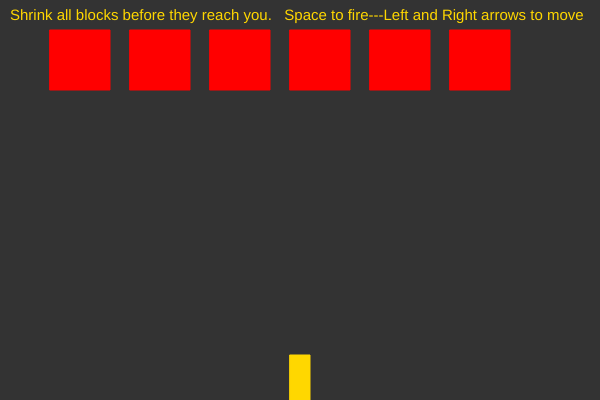
Frame 1 (no input)
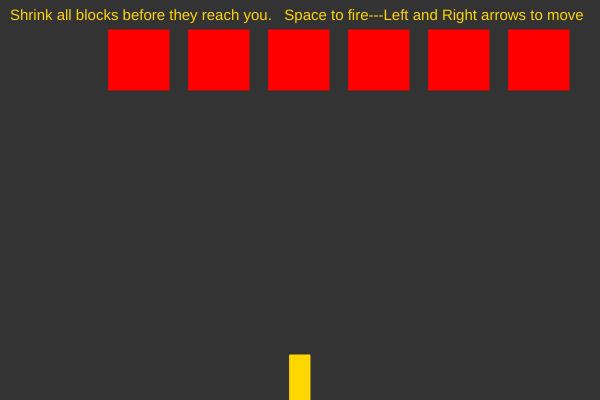
Frame 60 (no input)
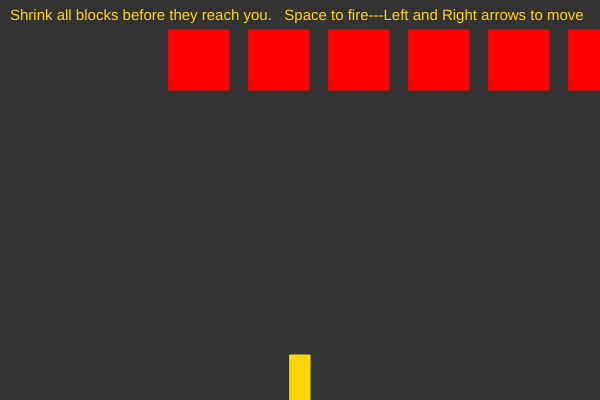
Frame 120 (the mouse pressed at the canvas centre since frame 60)

The p5.js sketch that drew these frames (run headless with seeded random() and noise() and a simulated clock; from frame 60 on, the mouse is pressed at the canvas centre):

// p5.js sketch
// ── sketch.js

//i tried by myself for hours and couldnt get anything to work so heres me following a tutorial by the coding train on youtube but changing colors and some stuff
var ship;
var flowers =[];
var drops = [];
function setup(){
    createCanvas(600,400);
    ship= new ship();
    //drops=new Drop(width/2, height/2);
    for(var i =0; i<6; i++){
    flowers[i]= new flower(i*80+80,60);
}}

function draw(){
background(51);
ship.show();
ship.move();
for(var i =0; i<drops.length; i++){
    drops[i].show();
    drops[i].move();
    for(var j =0; j<flowers.length; j++){
       if(drops[i].hits(flowers[j])){
           flowers[j].begone();
           //drops[i].remove();
        
       }
    }

}
var edge =false;

for(var i =0; i < flowers.length; i++){
    flowers[i].show();
    flowers[i].move();
    if (flowers [i].x > width || flowers[i].x < 0){
    edge = true;
}}
if (edge){
    for (var i =0; i<flowers.length; i++){
        flowers[i].shiftDown();
}}

//for(var i =0; i<drops.length; i++){
 //if (drops[i].toDelete){
  //   drops.splice(i, 1);
 //}
 textSize(15);
fill(255,215,0);
noStroke();
text("Shrink all blocks before they reach you.   Space to fire---Left and Right arrows to move", 10, 20); 
}
function keyReleased(){
    if (key!=' '){
    ship.setDir(0);
    }
}

function keyPressed (){
if (key===' '){
    var drop = new Drop (ship.x, height-40);
    drops.push(drop);
}

if (keyCode==RIGHT_ARROW){
ship.setDir (1);
    } else if (keyCode==LEFT_ARROW){
        ship.setDir(-1);
     } }

   

// ── drop.js
function Drop(x,y){

    this.x= x;
    this.y= y;
    this.r=4;
    //this.toDelete =false;


    this.show=function(){
    fill(0,215,255);
    noStroke();
    ellipse(this.x, this.y,this.r*2,this.r*2); }  
    
    //this.remove=function(){
     //this.toDelete =true;

    //}


    this.hits=function (flower){
        var d=dist(this.x,this.y,flower.x,flower.y);
     if (d<this.r + flower.r){
         return true;
     }else {
         return false;
     }
    }

    this.move= function(){
        this.y=this.y- 5}}
// ── flower.js
function flower(x,y){

this.x=x;
this.y=y;
this.r =30;
this.xdir=1;


this.begone=function(){
    this.r=this.r-2;
}
this.shiftDown= function(){
    this.xdir *= -1;
    this.y += this.r;
}

this.move=function(){
    this.x=this.x+this.xdir;
}


this.show=function(){
fill(255,0,0);
stroke(255,0,0);
rect(this.x, this.y,this.r*2,this.r*2); }  
}


// ── ship.js
function ship(){
    this.x=width/2;
    this.xdir=0;

    this.show=function(){
        fill (255,215,0);
        stroke (255,215,0);
        rectMode(CENTER);
        rect(this.x, height-20,20,50);
    }
    this.setDir= function(dir){
        this.xdir=dir;
    }
    this.move= function(dir){
        this.x += this.xdir*5;
    }
}
